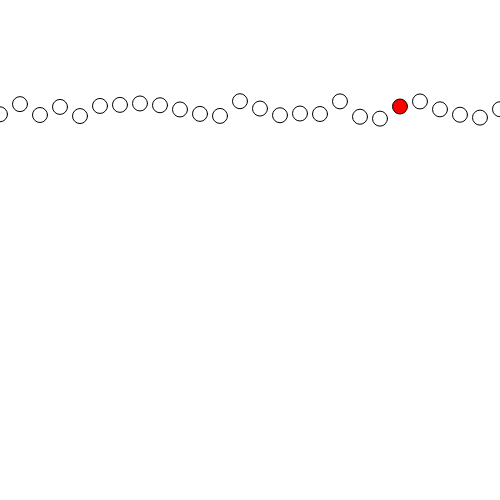
Frame 1 (no input)
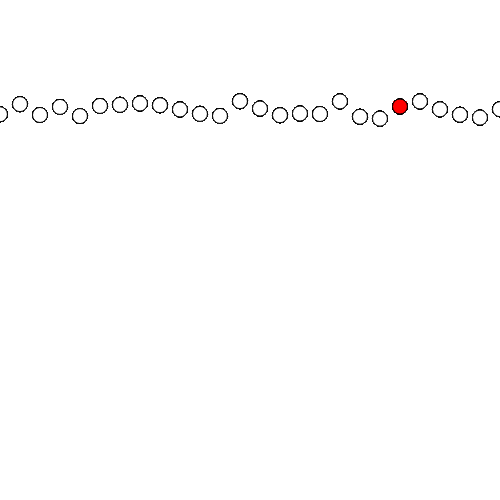
Frame 60 (no input)
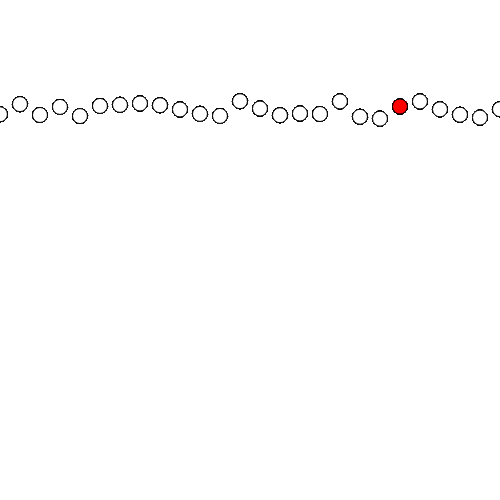
Frame 120 (the mouse pressed at the canvas centre since frame 60)

The p5.js sketch that drew these frames (run headless with seeded random() and noise() and a simulated clock; from frame 60 on, the mouse is pressed at the canvas centre):

// p5.js sketch
// ── sketch.js
//Aca declaramos una array de floats, con 30 elementos
//Nótese que aun no le damos valores, es decir solo hacemos un array con espacios vacíos
let valoresA = [];
let valoresB = [];

function setup() {
  createCanvas(500, 500);

  //Acá asignamos valores a cada uno de los espacios del array
  
  for (let i=0; i<30; i++) {
    valoresA[i] = 20*i;              //para este array ocupamos el i para generar un incremento constante
    valoresB[i] = random(100, 120);  //aca en cambio le asignamos un valor random a cada espacio

    print("valor A en indice " + i + " = " + valoresA[i]); //veamos que nos da
    print("    valor B en indice " + i + " = " + valoresB[i]); //veamos que nos da
  }
}

function draw() {
  //Ya tenemos los arrays con valores, ahora los podemos usar
  //en cada vuelta del for loop, vamos recuperando los valores de los arrays
  for (let i=0; i<valoresA.length; i++) {
    if (i==20) { //Si eres el numero 20
      fill(255, 0, 0); //pinta rojo
    } else {
      fill(255);
    }

    ellipse(valoresA[i], valoresB[i], 15, 15); //usamos un array para posX y otro para posY de la elipse
  }
}
